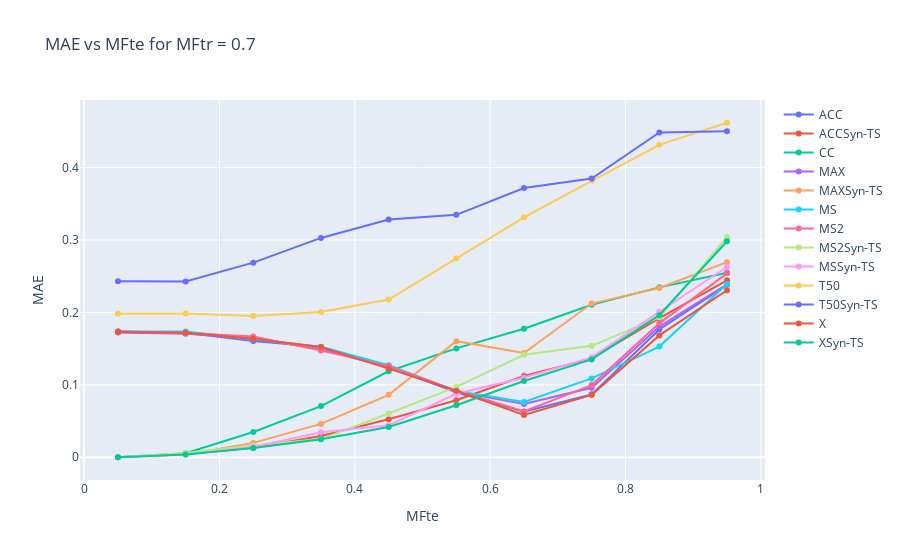

Write notebook code for a chart like this one.
### Markdown cell above
## Results

### Code cell
import plotly.graph_objects as go
import ipywidgets as widgets
from IPython.display import display, clear_output


mftr_dropdown = widgets.Dropdown(
    options=grouped['MFtr'].unique(),
    description='MFtr:'
)

mftr_dropdown.value = grouped['MFtr'].unique()[0]

def update_plot(change):
    selected_mftr = mftr_dropdown.value
    filtered_data = grouped[grouped['MFtr'] == selected_mftr]

    fig = go.Figure()
    for qnt_val in filtered_data['Qnt'].unique():
        qnt_data = filtered_data[filtered_data['Qnt'] == qnt_val]
        fig.add_trace(go.Scatter(x=qnt_data['MFte'], y=qnt_data['MAE'], mode='lines+markers', name=qnt_val))

    fig.update_layout(title=f'MAE vs MFte for MFtr = {selected_mftr}',
                      xaxis_title='MFte',
                      yaxis_title='MAE')

    clear_output(wait=True)
    display(fig)
    display(mftr_dropdown)



mftr_dropdown.observe(update_plot, names='value')
display(mftr_dropdown)
update_plot(None)

### Figure 1 — Plotly figure (JSON) as saved in the notebook; plotly's stock layout.template omitted (floating-point values rounded to 4 significant figures)
{"data": [{"mode": "lines+markers", "name": "ACC", "type": "scatter", "x": [0.05, 0.15, 0.25, 0.35, 0.45, 0.55, 0.65, 0.75, 0.85, 0.95], "y": [0.1738, 0.1719, 0.1606, 0.1522, 0.1249, 0.08968, 0.06286, 0.08683, 0.1765, 0.2381]}, {"mode": "lines+markers", "name": "ACCSyn-TS", "type": "scatter", "x": [0.05, 0.15, 0.25, 0.35, 0.45, 0.55, 0.65, 0.75, 0.85, 0.95], "y": [0.0, 0.004603, 0.01317, 0.02937, 0.05238, 0.07873, 0.1122, 0.1365, 0.1921, 0.2443]}, {"mode": "lines+markers", "name": "CC", "type": "scatter", "x": [0.05, 0.15, 0.25, 0.35, 0.45, 0.55, 0.65, 0.75, 0.85, 0.95], "y": [0.0, 0.005556, 0.03492, 0.07063, 0.1187, 0.1503, 0.1775, 0.2106, 0.2346, 0.2548]}, {"mode": "lines+markers", "name": "MAX", "type": "scatter", "x": [0.05, 0.15, 0.25, 0.35, 0.45, 0.55, 0.65, 0.75, 0.85, 0.95], "y": [0.1724, 0.1706, 0.1643, 0.1492, 0.1241, 0.09063, 0.07349, 0.09587, 0.1805, 0.2387]}, {"mode": "lines+markers", "name": "MAXSyn-TS", "type": "scatter", "x": [0.05, 0.15, 0.25, 0.35, 0.45, 0.55, 0.65, 0.75, 0.85, 0.95], "y": [0.0, 0.003968, 0.01984, 0.04603, 0.08619, 0.1603, 0.144, 0.2122, 0.2337, 0.2694]}, {"mode": "lines+markers", "name": "MS", "type": "scatter", "x": [0.05, 0.15, 0.25, 0.35, 0.45, 0.55, 0.65, 0.75, 0.85, 0.95], "y": [0.1738, 0.1737, 0.1629, 0.1525, 0.1271, 0.09159, 0.07635, 0.1089, 0.1529, 0.2392]}, {"mode": "lines+markers", "name": "MS2", "type": "scatter", "x": [0.05, 0.15, 0.25, 0.35, 0.45, 0.55, 0.65, 0.75, 0.85, 0.95], "y": [0.1738, 0.1714, 0.1667, 0.1473, 0.1259, 0.09206, 0.06333, 0.09968, 0.1849, 0.254]}, {"mode": "lines+markers", "name": "MS2Syn-TS", "type": "scatter", "x": [0.05, 0.15, 0.25, 0.35, 0.45, 0.55, 0.65, 0.75, 0.85, 0.95], "y": [0.0, 0.005714, 0.01635, 0.02508, 0.06048, 0.09714, 0.1414, 0.1538, 0.1932, 0.304]}, {"mode": "lines+markers", "name": "MSSyn-TS", "type": "scatter", "x": [0.05, 0.15, 0.25, 0.35, 0.45, 0.55, 0.65, 0.75, 0.85, 0.95], "y": [0.0, 0.00381, 0.01413, 0.03444, 0.04413, 0.08762, 0.1097, 0.1379, 0.201, 0.2627]}, {"mode": "lines+markers", "name": "T50", "type": "scatter", "x": [0.05, 0.15, 0.25, 0.35, 0.45, 0.55, 0.65, 0.75, 0.85, 0.95], "y": [0.1986, 0.1986, 0.1949, 0.2005, 0.2178, 0.2749, 0.3313, 0.3817, 0.4314, 0.4619]}, {"mode": "lines+markers", "name": "T50Syn-TS", "type": "scatter", "x": [0.05, 0.15, 0.25, 0.35, 0.45, 0.55, 0.65, 0.75, 0.85, 0.95], "y": [0.2432, 0.2429, 0.2687, 0.3029, 0.3283, 0.3348, 0.3717, 0.3849, 0.4484, 0.4502]}, {"mode": "lines+markers", "name": "X", "type": "scatter", "x": [0.05, 0.15, 0.25, 0.35, 0.45, 0.55, 0.65, 0.75, 0.85, 0.95], "y": [0.1729, 0.1721, 0.1635, 0.1522, 0.1224, 0.09175, 0.05825, 0.08603, 0.1683, 0.2306]}, {"mode": "lines+markers", "name": "XSyn-TS", "type": "scatter", "x": [0.05, 0.15, 0.25, 0.35, 0.45, 0.55, 0.65, 0.75, 0.85, 0.95], "y": [0.0, 0.003651, 0.0127, 0.02476, 0.04175, 0.0719, 0.1052, 0.1351, 0.1962, 0.2983]}], "layout": {"title": {"text": "MAE vs MFte for MFtr = 0.7"}, "xaxis": {"title": {"text": "MFte"}}, "yaxis": {"title": {"text": "MAE"}}}}
